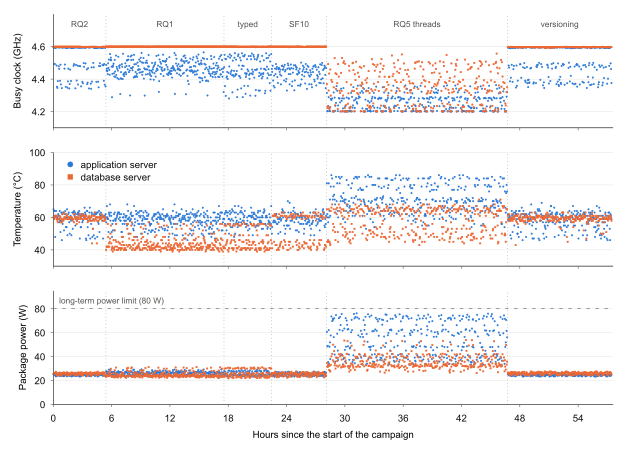

Source code (gnuplot):
# Telemetry of the 1,260 forks of the campaign in the order in which they ran: one point per fork and server.
# Top: mean busy clock (APERF/MPERF). Middle: hottest temperature. Bottom: mean package power (Intel RAPL),
# with the 80 W long-term limit (PL1). The vertical lines separate the six blocks.
NAME = 'telemetry'
W = 6.2
H = 4.5
load 'style.gp'
FILE = 'data/telemetry-forks.csv'
BLOCKS = 'data/telemetry-blocks.csv'

set multiplot layout 3,1 margins 0.085,0.99,0.1,0.97 spacing 0,0.055
set xrange [0:57.6]
set xtics 6
set format x ''
set pointintervalbox 0
unset key

# Top: the busy clock in GHz, with the names of the blocks above the points
set yrange [4.1:4.8]
set ytics 4.2,0.2,4.6
set ylabel 'Busy clock (GHz)' offset 0.5,0
plot BLOCKS using (column('start_hours')):(4.1):(0):(0.7) with vectors nohead lc rgb MUTED dt 3 lw 0.6 notitle, \
     BLOCKS using ((column('start_hours') + column('end_hours')) / 2):(4.74):(strcol('label')) with labels font ',9' textcolor rgb MUTED notitle, \
     FILE using (column('hours')):(column('app_mhz') / 1000) with points pt 7 ps 0.16 lc rgb BASE notitle, \
     FILE using (column('hours')):(column('db_mhz') / 1000) with points pt 5 ps 0.14 lc rgb ALT notitle

# Middle: the hottest temperature of the fork, with the legend in the empty corner
set key at graph 0.012, graph 0.95 left top reverse Left samplen 1 spacing 1.15
set yrange [30:100]
set ytics 40,20,100
set ylabel 'Temperature (°C)' offset 0.5,0
plot BLOCKS using (column('start_hours')):(30):(0):(70) with vectors nohead lc rgb MUTED dt 3 lw 0.6 notitle, \
     FILE using (column('hours')):(column('app_temp')) with points pt 7 ps 0.16 lc rgb BASE notitle, \
     FILE using (column('hours')):(column('db_temp')) with points pt 5 ps 0.14 lc rgb ALT notitle, \
     keyentry with points pt 7 ps 0.6 lc rgb BASE title 'application server', \
     keyentry with points pt 5 ps 0.55 lc rgb ALT title 'database server'

# Bottom: the mean package power, with the long-term power limit
unset key
set yrange [0:95]
set ytics 0,20,80
set ylabel 'Package power (W)' offset 0.5,0
set format x '%g'
set xlabel 'Hours since the start of the campaign'
set arrow 1 from 0, 80 to 57.6, 80 nohead lc rgb MUTED dt 2 lw 0.8
set label 1 'long-term power limit (80 W)' at 0.6, 87 left font ',9' textcolor rgb MUTED
plot BLOCKS using (column('start_hours')):(0):(0):(95) with vectors nohead lc rgb MUTED dt 3 lw 0.6 notitle, \
     FILE using (column('hours')):(column('app_power')) with points pt 7 ps 0.16 lc rgb BASE notitle, \
     FILE using (column('hours')):(column('db_power')) with points pt 5 ps 0.14 lc rgb ALT notitle
unset multiplot
